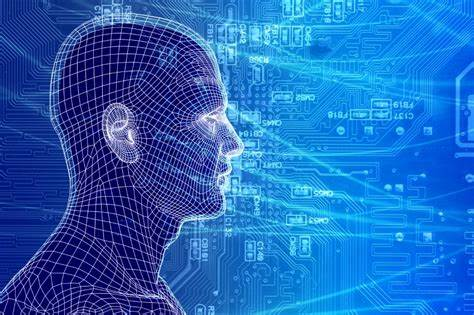
#> input picture image-processing/01-task/image.jpeg, 474 x 315 px
$ python 1-nagetive.py
#> lines starting #> are read from the running program, lines starting #| are printed output that depends on the picture

import cv2 as cv
import numpy as np

img = cv.imread('./image.jpeg')
#> img is the input picture: shape (315, 474, 3); mean B, G, R 186.4, 102.6, 33.8


# first_alogrithm
imgNagetive = 255 - img
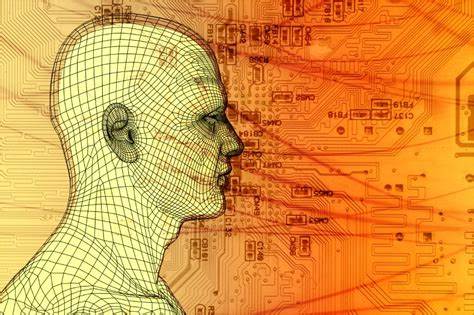
#> imgNagetive: shape (315, 474, 3); mean B, G, R 68.6, 152.4, 221.2

# width, height = np.shape(img)
# scond_alogrithm
width, height, *_ = np.shape(img)
#> width = 315; height = 474
print(width, height)
#| 315 474
cv.imshow("Image before Nagetive", img)
for row in range(width):
    for col in range(height):
        img[row, col] = 255 - img[row, col]

cv.imshow("Image after Nagetive", img)
cv.imshow("Image after Nagetive_2", imgNagetive)


cv.waitKey(0)
cv.destroyAllWindows()
